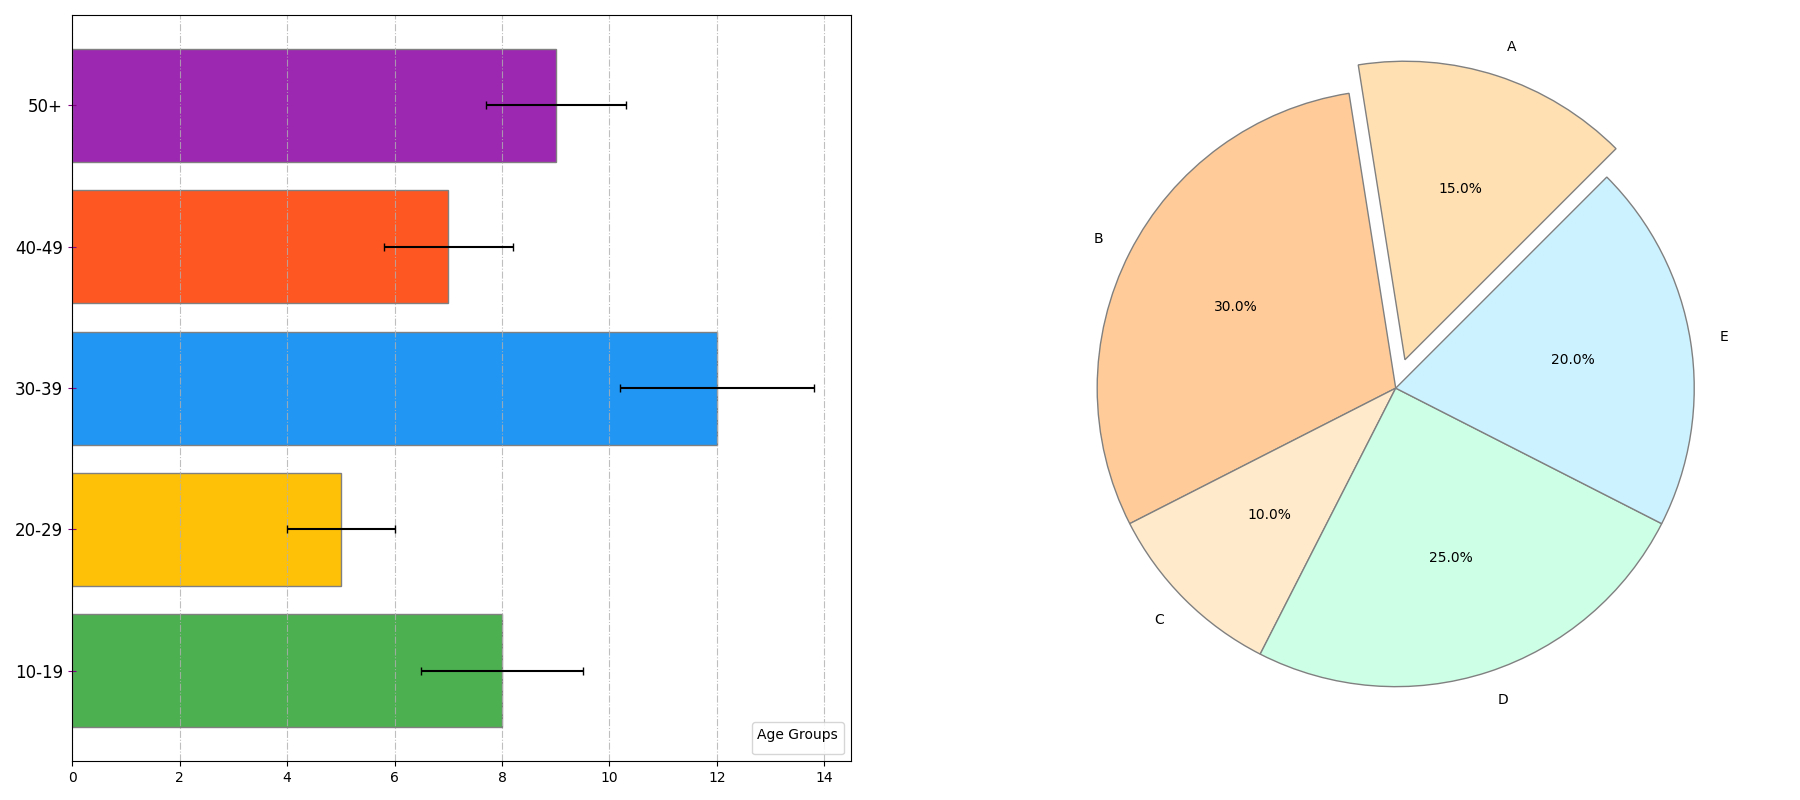

Write the Python code that produced this figure.
import matplotlib.pyplot as plt
import numpy as np

# Data: age groups and books read, with variability
age_groups = ['10-19', '20-29', '30-39', '40-49', '50+']
books_read = [8, 5, 12, 7, 9]  # Randomly altered within the structure
variability = [1.5, 1, 1.8, 1.2, 1.3]  # Randomly altered within the structure

# Data: genre distribution for pie chart
genre_distribution = [15, 30, 10, 25, 20]  # Randomly altered within the structure

# Colors for the bars and pie chart slices
bar_colors = ['#4CAF50', '#FFC107', '#2196F3', '#FF5722', '#9C27B0']
pie_colors = ['#ffe0b3', '#ffcc99', '#ffebcc', '#ccffe6', '#ccf2ff']

# Create subplots
fig, (ax1, ax2) = plt.subplots(nrows=1, ncols=2, figsize=(18, 8))

# Horizontal bar chart
ax1.barh(age_groups, books_read, color=bar_colors, edgecolor='grey',
         height=0.8, xerr=variability, capsize=3)
ax1.tick_params(axis='y', labelsize=12, length=6, color='purple', direction='inout')
ax1.xaxis.grid(True, linestyle='-.', alpha=0.8)

# Adding legend
lines, labels = ax1.get_legend_handles_labels()
ax1.legend(lines, labels, title='Age Groups', loc='lower right', fontsize=10, frameon=True)

# Pie chart
ax2.pie(genre_distribution, startangle=45, colors=pie_colors, wedgeprops={'edgecolor': 'grey'},
        explode=(0.1, 0, 0, 0, 0), labels=['A', 'B', 'C', 'D', 'E'], autopct='%1.1f%%')

# Adjust layout
plt.tight_layout()
plt.subplots_adjust(wspace=0.2)

# Display the plot
plt.show()
